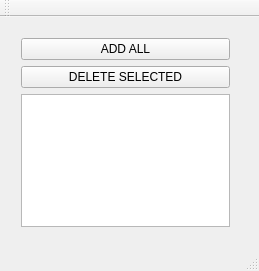
<?xml version="1.0" encoding="UTF-8"?>
<ui version="4.0">
 <class>QtDemoAppClass</class>
 <widget class="QMainWindow" name="QtDemoAppClass">
  <property name="geometry">
   <rect>
    <x>0</x>
    <y>0</y>
    <width>259</width>
    <height>271</height>
   </rect>
  </property>
  <property name="windowTitle">
   <string>QtDemoApp</string>
  </property>
  <widget class="QWidget" name="centralWidget">
   <widget class="QWidget" name="verticalLayoutWidget">
    <property name="geometry">
     <rect>
      <x>10</x>
      <y>10</y>
      <width>231</width>
      <height>211</height>
     </rect>
    </property>
    <layout class="QVBoxLayout" name="verticalLayout">
     <item>
      <widget class="QPushButton" name="pushButton">
       <property name="text">
        <string>ADD ALL</string>
       </property>
      </widget>
     </item>
     <item>
      <widget class="QPushButton" name="pushButton_2">
       <property name="text">
        <string>DELETE SELECTED</string>
       </property>
      </widget>
     </item>
     <item>
      <widget class="QListView" name="listView"/>
     </item>
    </layout>
   </widget>
  </widget>
  <widget class="QMenuBar" name="menuBar">
   <property name="geometry">
    <rect>
     <x>0</x>
     <y>0</y>
     <width>259</width>
     <height>18</height>
    </rect>
   </property>
  </widget>
  <widget class="QToolBar" name="mainToolBar">
   <attribute name="toolBarArea">
    <enum>TopToolBarArea</enum>
   </attribute>
   <attribute name="toolBarBreak">
    <bool>false</bool>
   </attribute>
  </widget>
  <widget class="QStatusBar" name="statusBar"/>
 </widget>
 <layoutdefault spacing="6" margin="11"/>
 <resources>
  <include location="QtDemoApp.qrc"/>
 </resources>
 <connections/>
</ui>
